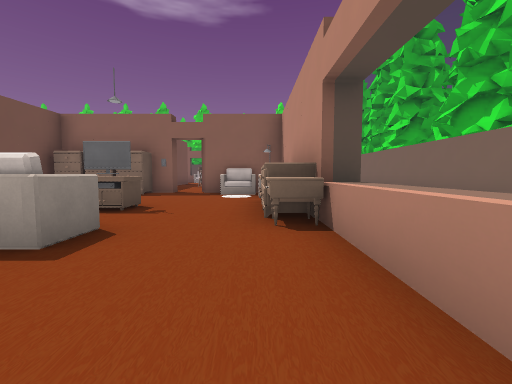
[1] (above)

24 first-person views from a walk through a 3-D level made in the Godot game engine. The camera is 1.2 m above the floor, tilts 4° down and sees 90° across. Doors that lead somewhere are drawn open, without their leaves. The floor is counted in squares, 2 m on a side. Each view is taken from the middle of a square. On the plan, view 1 faces up. The plan holds only what a view shows up to about 9 squares ahead; the rest is blank. The place goes on beyond the plan. Some surface patterns are stand-ins.

[2]
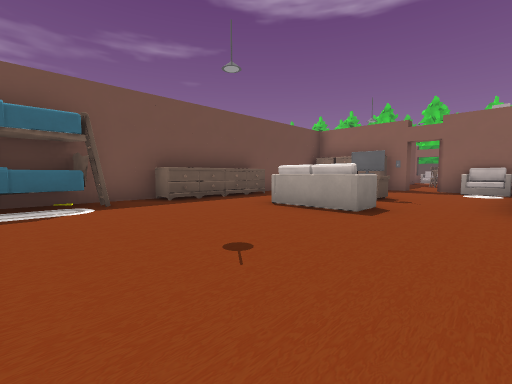

[3]
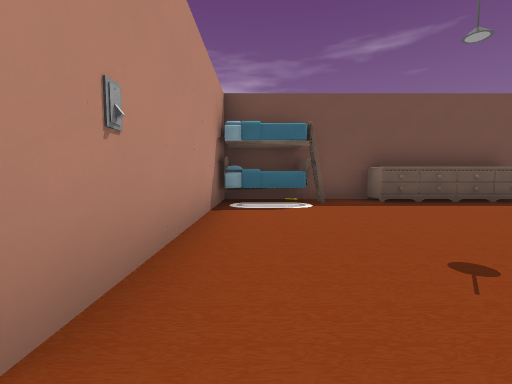

[4]
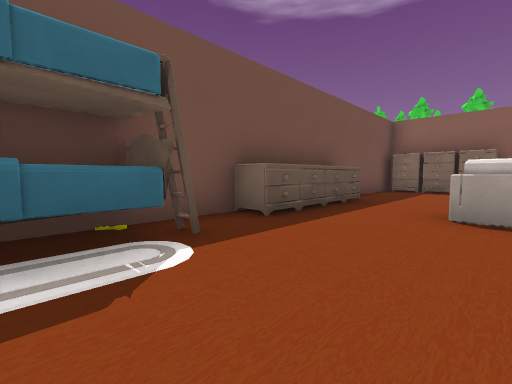

[5]
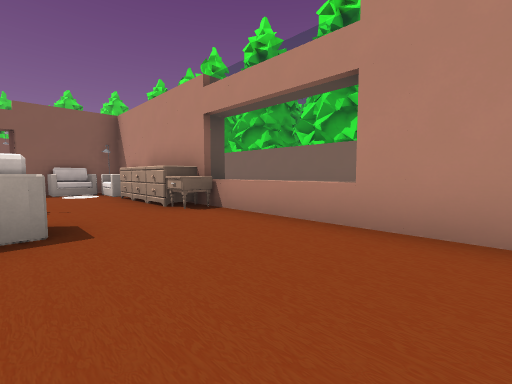

[6]
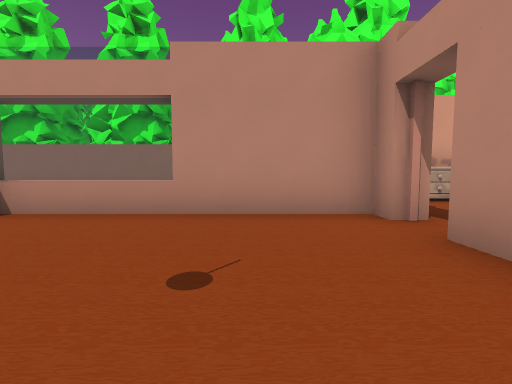

[7]
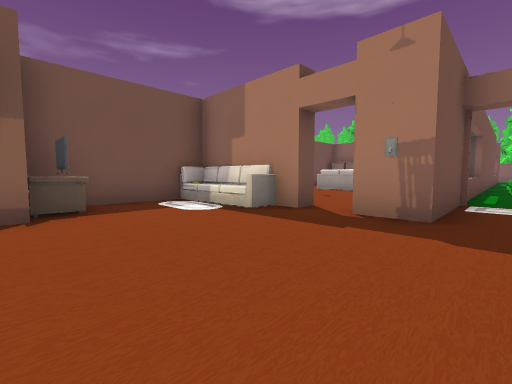

[8]
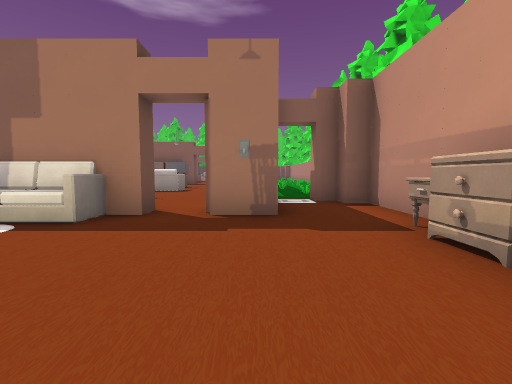

[9]
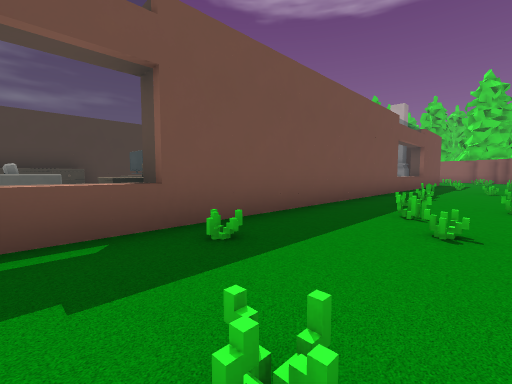

[10]
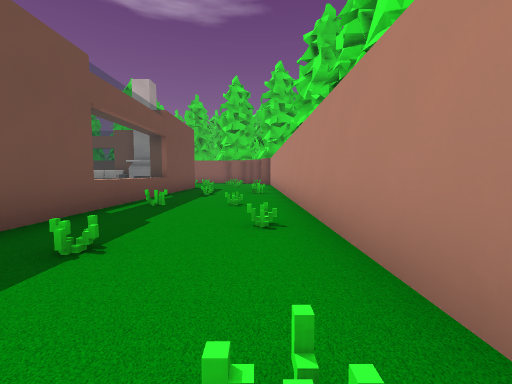

[11]
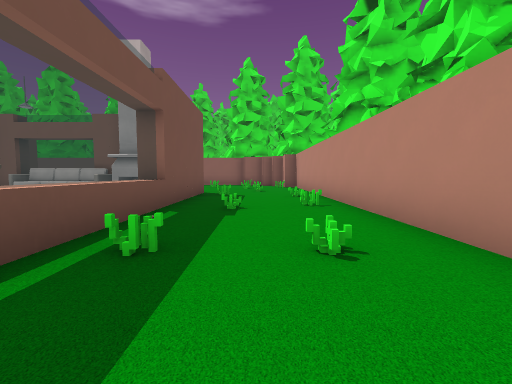

[12]
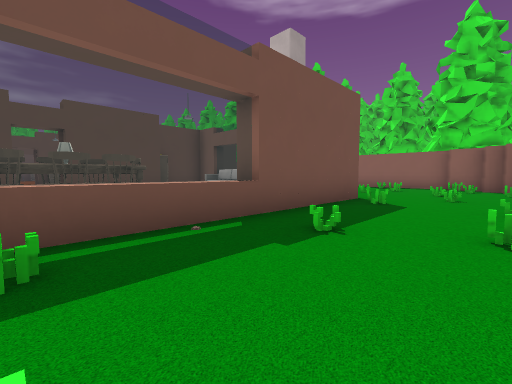

[13]
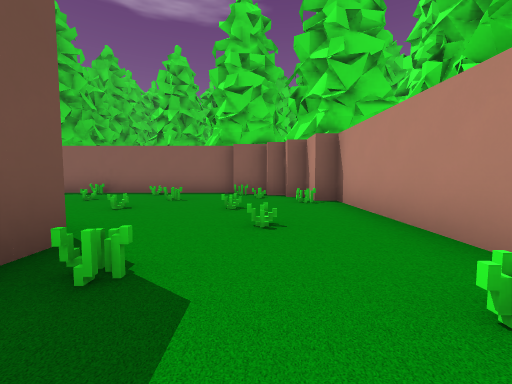

[14]
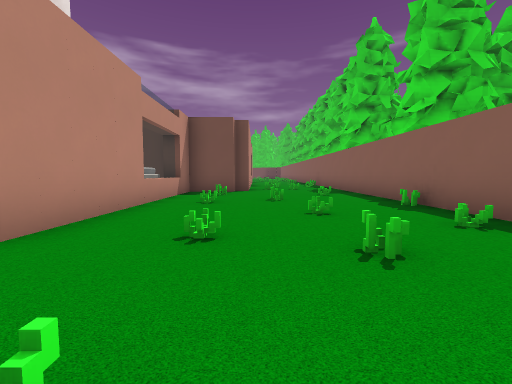

[15]
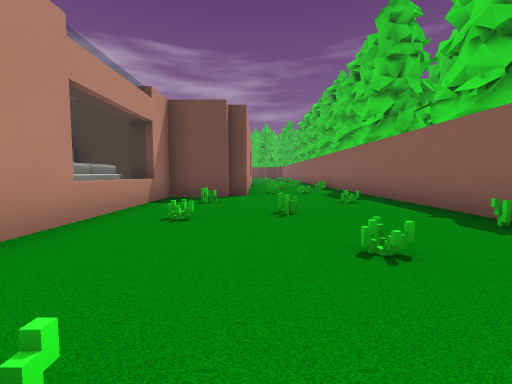

[16]
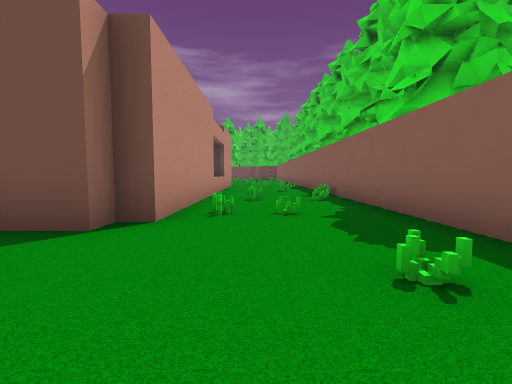

[17]
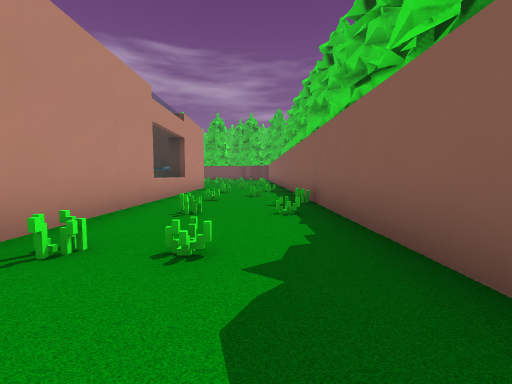

[18]
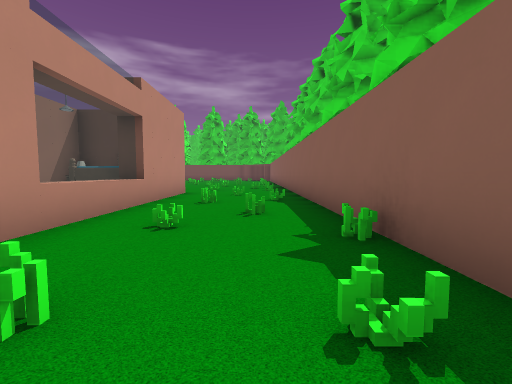

[19]
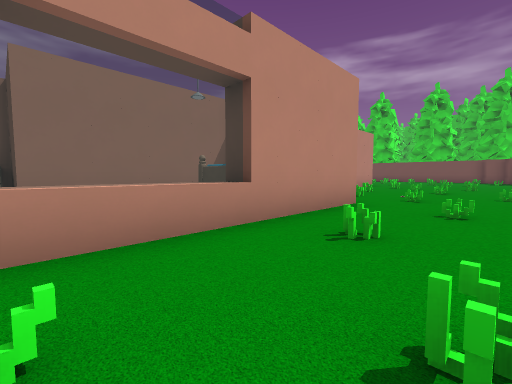

[20]
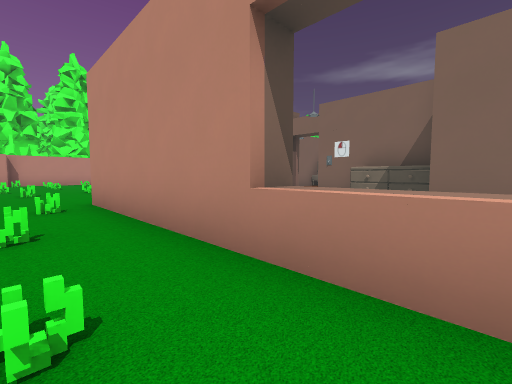

[21]
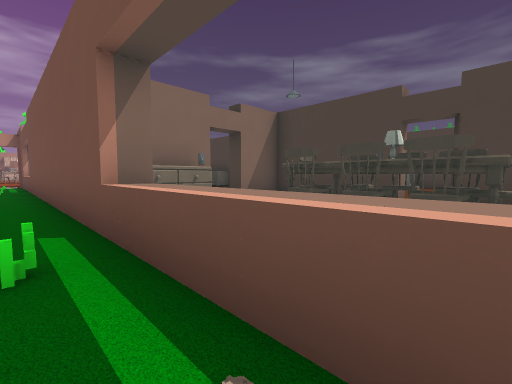

[22]
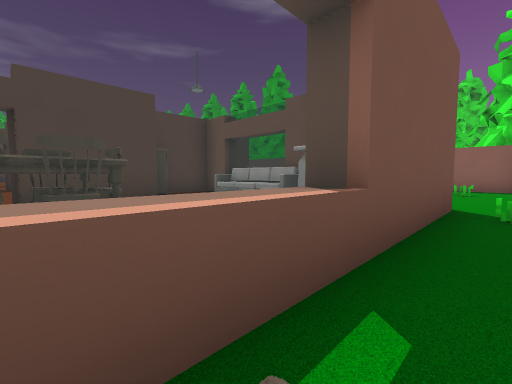

[23]
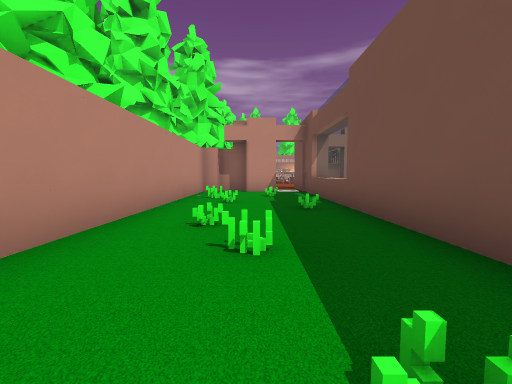

[24]
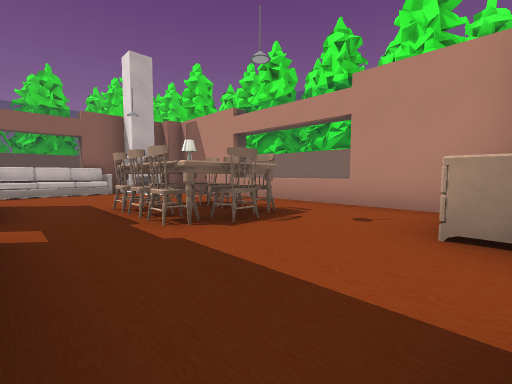

### Floor plan
Key: @ floor where view 1 was taken; # wall or solid block; . floor; / step, stairs or slope; D open door; = window, fence, low wall or low ledge; ^ raised ledge; S switch; F fireplace; L lamp; O other object.
Columns run from 22 left of view 1 to 5 right of it. Each row starts with its distance up from view 1.
 25      #####################
 24       ......#.......#....##
 23 .../......=...............#
 22 .........=./.=......./.=..##
 21 ...................=.......#
 20  ...=.####^=#####.=........#
 19   =    ##       #......../.#
 18        #        ##^^#F##...#
 17         ###     #..... #=./#
 16            #^.. ##.... #...#
 15              #D#  .....#..=#
 14                   #.^^.^...#
 13                ...D#L^.^...#
 12                   O#^^.^=..#
 11                   #....#...#
 10                  ##....#../#
  9                  #..DO##...#
  8                 ####D#O#...#
  7                 #....#^#...#
  6                ##......#.=.#
  5                #......^#...#
  4                ##..#..^#...#
  3                 ##.....#...#
  2                 ##.^^..^...#
  1                 ##.....^..=#
  0                 #.....@#...#
 -1                 #^.....#.#.#
 -2                 #^.....#.##
 -3                 ######DS..#
 -4                    O^....^
 -5                   #......^
 -6                   #^.....^
 -7                   ##.....

Positions as (right, up) in squares from view 1, and headings:
1: (0, 0), facing up
2: (0, -2), facing up-left
3: (0, -2), facing left
4: (-3, -2), facing up-left
5: (-2, -1), facing up-right
6: (-3, -1), facing right
7: (2, -7), facing up-left
8: (1, -7), facing up
9: (4, 2), facing up-left
10: (4, 7), facing up
11: (3, 10), facing up
12: (4, 12), facing up-left
13: (3, 16), facing up
14: (3, 21), facing left
15: (1, 21), facing left
16: (-3, 22), facing left
17: (-5, 23), facing left
18: (-8, 23), facing left
19: (-11, 23), facing down-left
20: (-12, 22), facing down-right
21: (2, 14), facing down-left
22: (2, 13), facing up-left
23: (3, 8), facing down
24: (-4, 9), facing up-right
